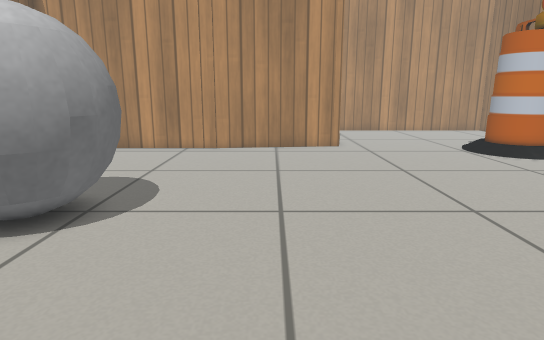
View 1 (above)

21 first-person views from a walk through a robot-simulator world made for Gazebo. The camera is 0.59 m above the floor, tilts 12° down and sees 75° across. The floor is counted in squares, 0.2 m on a side. Each view is taken from the middle of a square. On the plan, view 1 faces up. The plan holds only what a view shows up to about 20 squares ahead; the rest is blank. Gazebo's built-in surfaces are drawn with simple patterns.

View 2
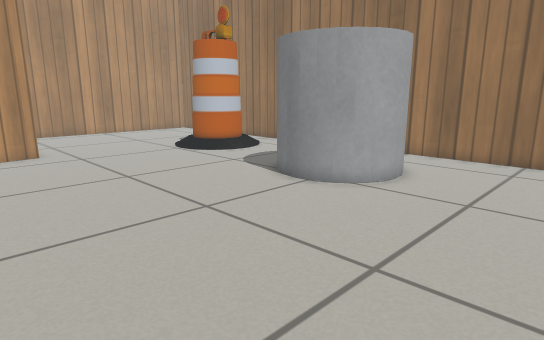

View 3
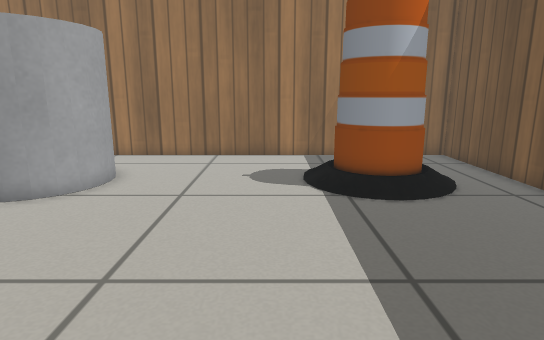

View 4
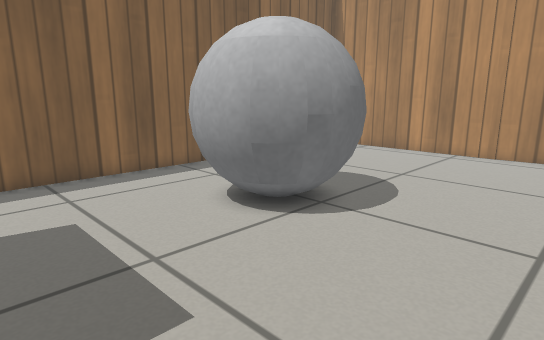

View 5
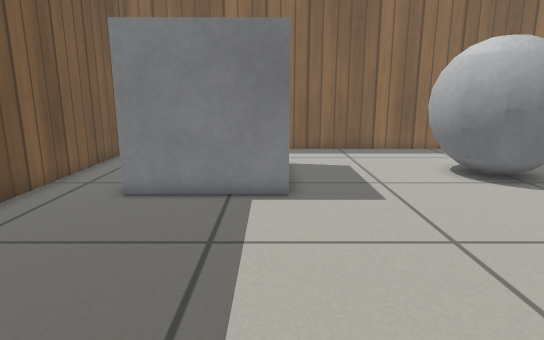

View 6
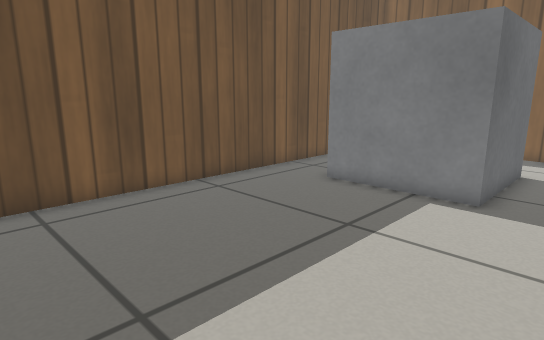

View 7
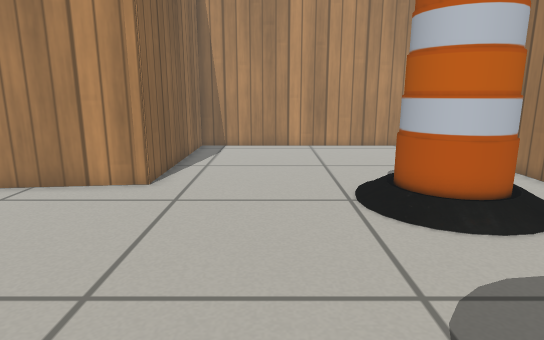

View 8
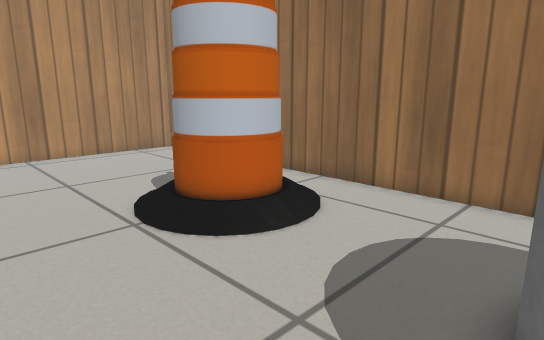

View 9
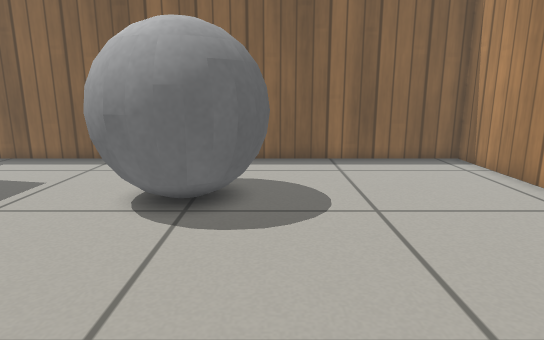

View 10
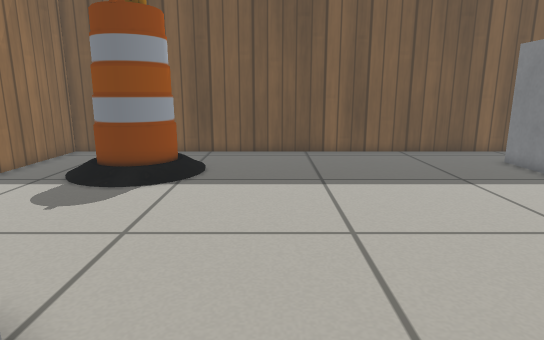

View 11
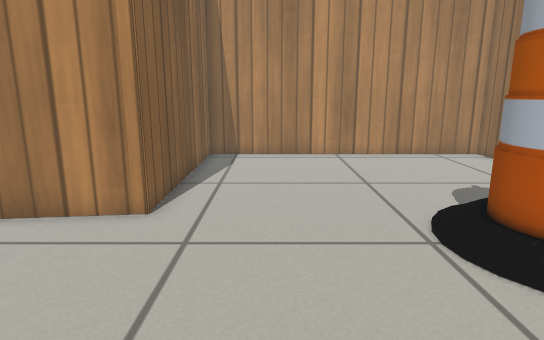

View 12
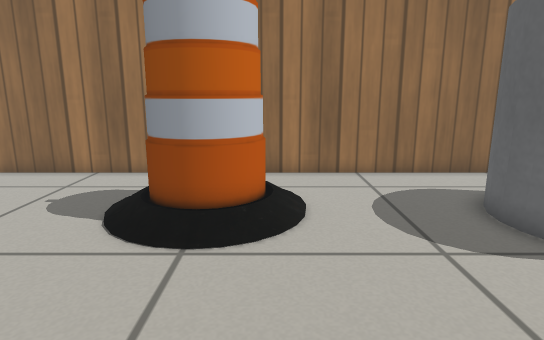

View 13
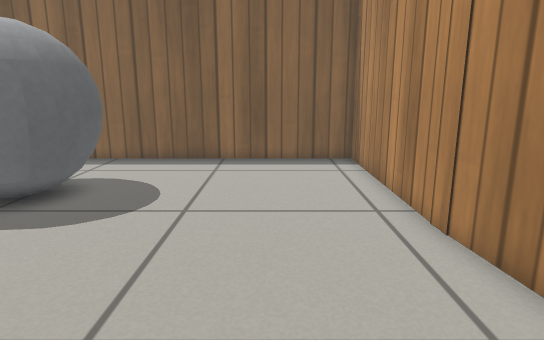

View 14
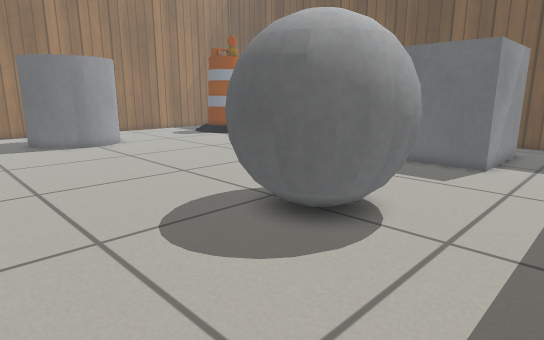

View 15
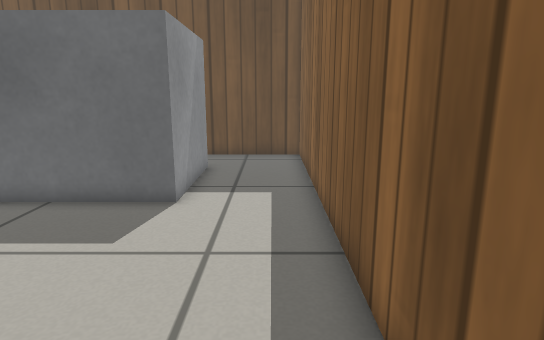

View 16
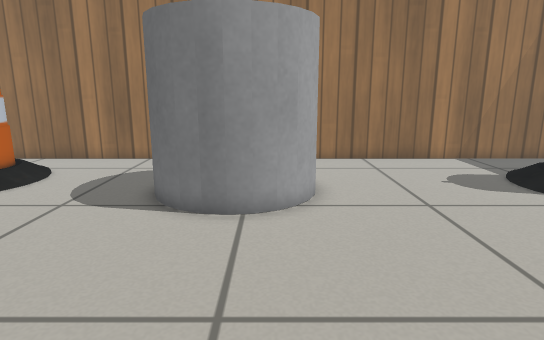

View 17
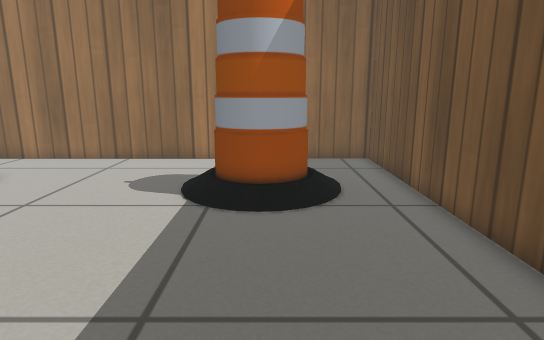

View 18
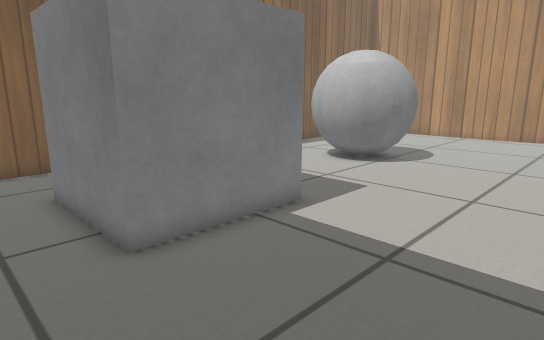

View 19
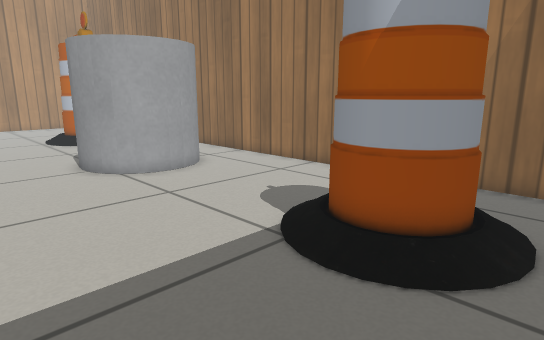

View 20
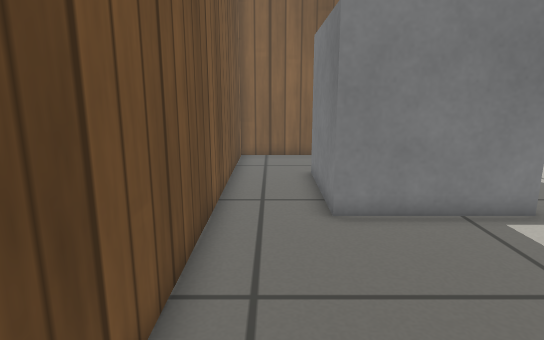

View 21
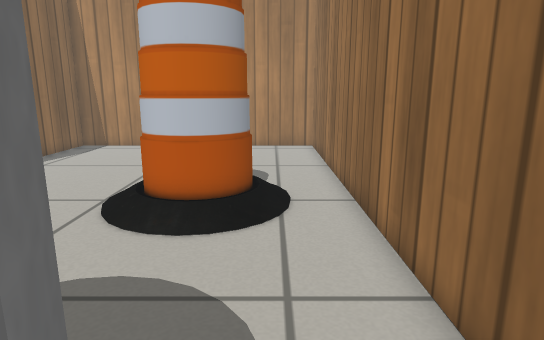

### Floor plan
Key: @ floor where view 1 was taken; # wall or solid block; . main floor; : floor 0.05 m higher than the main floor; + floor 0.1 m higher than the main floor; B barrel; G grey ball; C grey cylinder; O other object.
Columns run from 13 left of view 1 to 18 right of it. Each row starts with its distance up from view 1.
 30                  ###############
 29                  #.............#
 28                  #.............#
 27                  #.............#
 26                  #.............#
 25                  #.............#
 24                  #.............#
 23                  #.............#
 22                  #.............#
 21                ###........:....#
 20 ################........:BB :..#
 19 #.......................+BBB:..#
 18 #.......................:BBB:..#
 17 #........................+B+...#
 16 #..............................#
 15 #..............................#
 14 #..............................#
 13 #..............................#
 12 #..............................#
 11 #.....GG...............CCCC....#
 10 #....GGGGG.............C   C...#
  9 #....GGGGG.............C    ...#
  8 #...GG GGG.............C   C...#
  7 #....GGGGG..............CCC....#
  6 #.....GGG......................#
  5 #..............................#
  4 #..............................#
  3 #..............................#
  2 #..............................#
  1 #..............................#
  0 #....OOOOO...@.................#
 -1 #....O   O..............:B+:...#
 -2 #....O   O.............:B:B+...#
 -3 #....O   O.............:BB B...#
 -4 #....OOOOO..............+BB:...#
 -5 #........................::....#
 -6 #..............................#
 -7 #..............................#
 -8 ################################

Where each view was taken, in squares from view 1:
view 1: 0 up, 0 right, facing up
view 2: 1 up, 0 right, facing up-right
view 3: 1 up, 0 right, facing right
view 4: 1 up, 1 right, facing up-left
view 5: 0 up, 7 right, facing left
view 6: 3 up, 7 right, facing down-left
view 7: 9 up, 8 right, facing up
view 8: 11 up, 7 right, facing up-right
view 9: 11 up, 4 right, facing left
view 10: 11 up, 7 right, facing down
view 11: 12 up, 7 right, facing up
view 12: 17 up, 4 right, facing right
view 13: 16 up, 4 right, facing left
view 14: 16 up, 12 left, facing down-right
view 15: 10 up, 11 left, facing down
view 16: 8 up, 1 right, facing right
view 17: 3 down, 1 right, facing right
view 18: 7 down, 3 right, facing up-left
view 19: 6 down, 5 right, facing up-right
view 20: 6 down, 5 right, facing left
view 21: 9 up, 15 right, facing up
